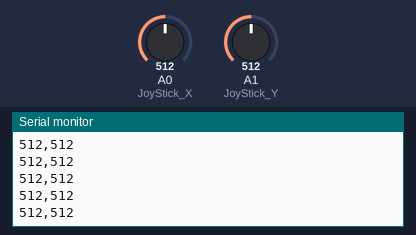
Bench run of a sketch on a simulated Arduino Uno, built with avr-gcc and run on an emulated ATmega328P. Shown: the last lines printed to the serial monitor. Inputs (shaded band) come from the test bench; at power-on: A0 (JoyStick_X) = 512, A1 (JoyStick_Y) = 512.

Above: at 1.2 s.
1.3 s: A0 (JoyStick_X) set to 716
At 1.31 s:
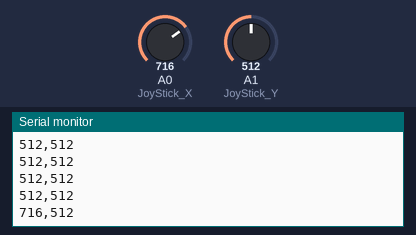
2.8 s: A1 (JoyStick_Y) set to 716
At 2.82 s:
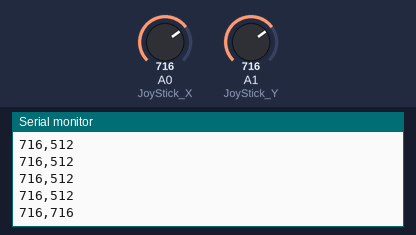
4.3 s: A0 (JoyStick_X) set to 900
At 4.33 s:
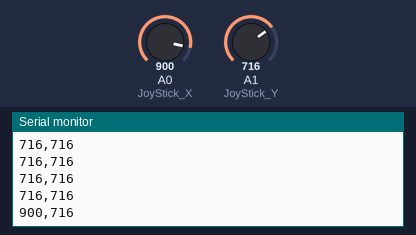
5.8 s: A1 (JoyStick_Y) set to 900
At 5.84 s:
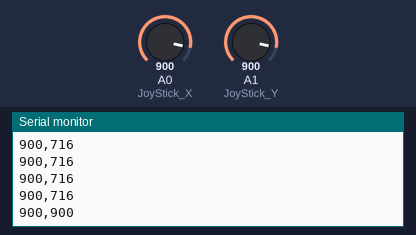
Timing chart, 0 to 8.3 s (numbered marks = the images above; inputs shaded):
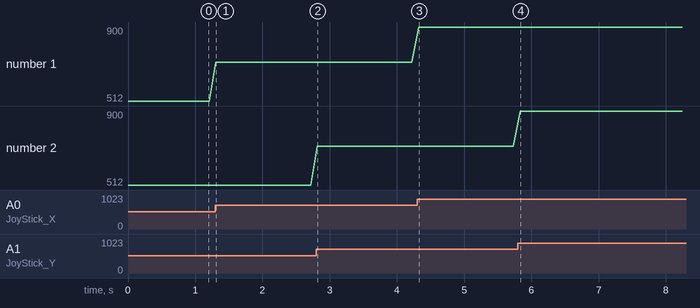

Measured:
- after the input at 1.3 s, the serial monitor: prints a new line at once (image 1)
- after the input at 2.8 s, the serial monitor: prints a new line at once (image 2)
- after the input at 4.3 s, the serial monitor: prints a new line at once (image 3)
- after the input at 5.8 s, the serial monitor: prints a new line at once (image 4)
- plotted number 1: 512 → 716 after the input at 1.3 s, 716 → 900 after the input at 4.3 s

The sketch:

PS2Joystick.ino
```cpp
//Demo for PS2 Joystick module
//by Open-Smart Team
//open_smart@163.com
//Arduino IDE: Arduino 1.6.5
//Store: http://www.aliexpress.com/store/1199788


//---------------------------
//module --- Arduino
//GND ---- GND
//VCC ---- 5V
#define JoyStick_X  A0 //X pin
#define JoyStick_Y  A1// Y pin

void setup()
{
  pinMode(JoyStick_X, INPUT);
  pinMode(JoyStick_Y, INPUT);

  Serial.begin(9600); // 9600 bps
}

void loop()

{
  int x,y;
  x=analogRead(JoyStick_X);
  y=analogRead(JoyStick_Y);

  Serial.print(x ,DEC);
  Serial.print(",");
  Serial.println(y ,DEC);

  delay(100);
}
```
